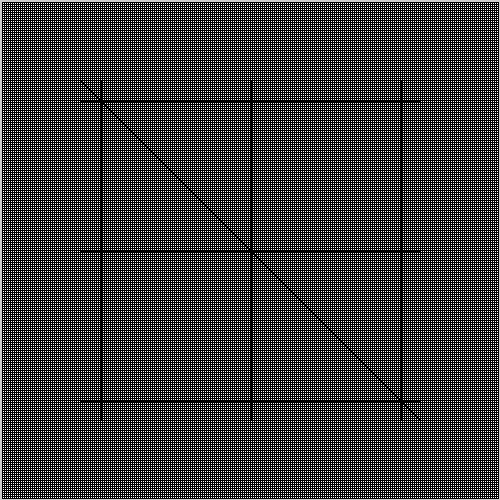
Frame 1 (no input)
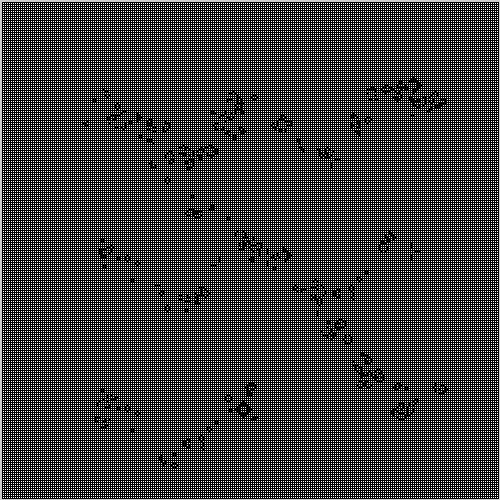
Frame 60 (the mouse pressed at the canvas centre just before this capture)
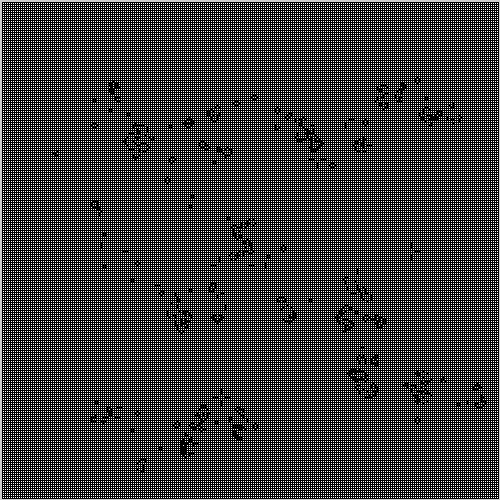
Frame 120 (the mouse held since frame 60 and released just before this capture)

The Processing sketch that drew these frames (run headless with seeded random() and noise(); from frame 60 on, the mouse is pressed at the canvas centre):

// Processing sketch: GameOfLife
// ── GameOfLife.pde
int rows=250;
int columns = 250;

int[][] matriz = new int[rows][columns];
int[][] nextMatriz = matriz;

float ladoCelda = 2;

void setup(){
  size(500,500);
  for(int i=1; i<matriz.length; i++){
    for(int j=1; j<matriz[i].length; j++){
      //matriz[i][j]=(int)random(0,9)%2;
     // print(matriz[i][j]);
    }
  }
 for(int i=40; i<210; i++){
   
   matriz[i][125]=1;
   matriz[i][50]=1;
   matriz[i][200]=1;
   matriz[i][i]=1;
   matriz[125][i]=1;
   matriz[50][i]=1;
   matriz[200][i]=1;
 }
 

 
}
void draw(){
  
  for(int i=1; i<rows-1; i++){
    for(int j=1; j<columns-1; j++){
      if(matriz[i][j]==1){
        fill(0);
        if(neightbours(i,j)==2 || neightbours(i,j)==3){nextMatriz[i][j]=1;}
        else{nextMatriz[i][j]=0;}
      }
      else{
        fill(255);
        if(neightbours(i,j)==3){nextMatriz[i][j]=1;}/*(neightbours(i,j)==3 || neightbours(i,j)==2){nextMatriz[i][j]=1;}*/
      }
      square(ladoCelda*i,ladoCelda*j,ladoCelda);
      
    }
  }
  int[][] temp  = new int[rows][columns];
  matriz=nextMatriz;
  nextMatriz=temp;
  
  //delay(5);


}
/*Una célula muerta con exactamente 3 células vecinas vivas "nace" (es decir, al turno siguiente estará viva).
Una célula viva con 2 o 3 células vecinas vivas sigue viva, en otro caso muere (por "soledad" o "superpoblación").*/
int neightbours(int i, int j){
  int cont=0;
  
if(matriz[i-1][j]==1){cont++;}
  if(matriz[i+1][j]==1){cont++;}
  if(matriz[i][j-1]==1){cont++;}
  if(matriz[i][j+1]==1){cont++;}
  if(matriz[i+1][j+1]==1){cont++;}
  if(matriz[i+1][j-1]==1){cont++;}
  if(matriz[i-1][j+1]==1){cont++;}
  if(matriz[i-1][j-1]==1){cont++;}


  return cont;
}
